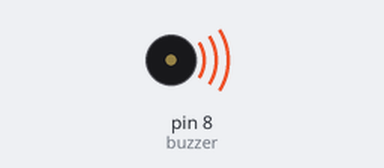
Bench run of a sketch on a simulated Arduino Uno, built with avr-gcc and run on an emulated ATmega328P. Shown: buzzer (waves = sounding).

Above: at 0.2 s.
Timing chart, 0 to 3.0 s (numbered marks = the images above):
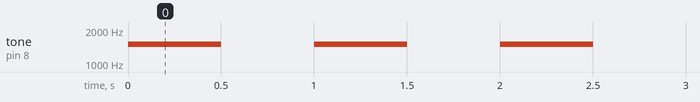

The sketch:

buzzer_bip_5_times.ino
```cpp
int buzzer = 8;
int i = 0;

void setup() {
  pinMode(buzzer, OUTPUT);
}

void loop() {
  for(i; i < 5; i++){
    tone(buzzer, 1500);
    delay(500);
    noTone(buzzer);
    delay(500);
  }
}
```

Measured:
- by itself, tone on pin 8 (buzzer): alternates 1500 Hz for 0.50 s and silent for 0.50 s, 10 changes in all, then stays silent
